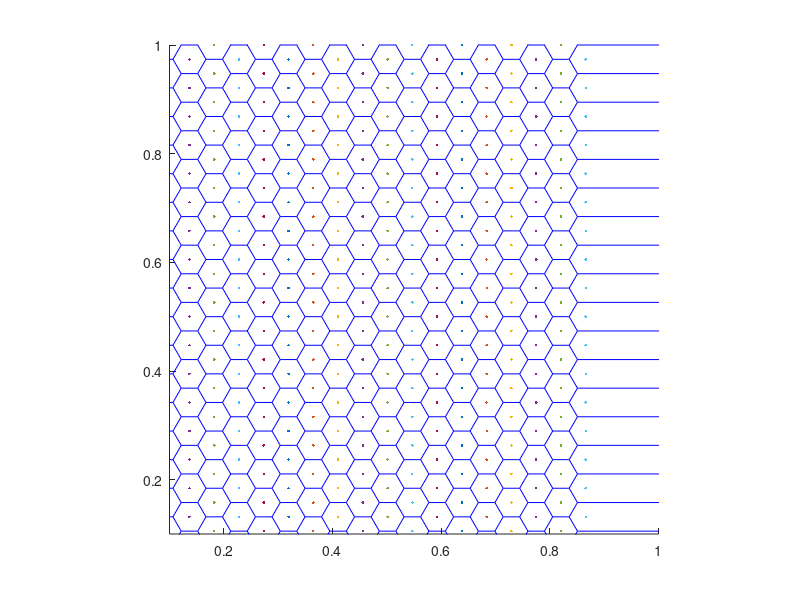

Write the MATLAB code that produced this figure. (Note: this script raises an error after producing the figure.)
% Generate hexagonal grid
N = 19;
Rad3Over2 = sqrt(3) / 2;
[X, Y] = meshgrid(0:1:N);
n = size(X,1);
X = (Rad3Over2 * X)/N;
Y = (Y + repmat([0 0.5],[n,n/2]))/N;

% Plot the hexagonal mesh, including cell borders
[XV, YV] = voronoi(X(:),Y(:)); 
hold on
plot(X,Y,'.',XV,YV,'b-')
axis equal, axis([0.1 1 0.1 1]), zoom on

radius = (1/sqrt(3))/N; %Cell radius in the plot

R = 10; %Real radius in kilometers (computed with propagation formula)
Scale = R/radius; %Ratio between Real Radius and radius (figure) gives the scaling factor

% Plot N*N circles centered in X,Y coordinates
for i=1:N
    for j=1:N
        circle(X(i,j),Y(i,j),radius)
    end
end
